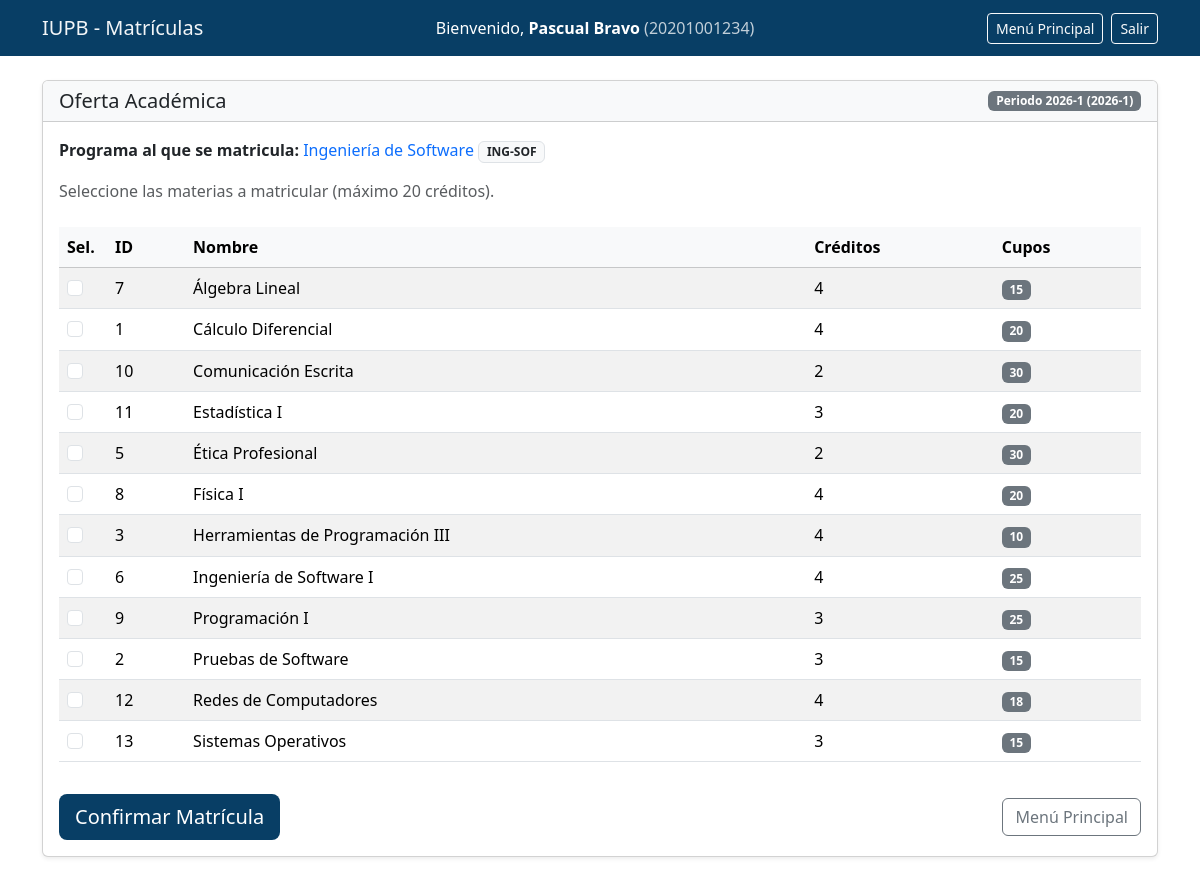
Page /dashboard.php (signed in) on the committed database.
### tables this page shows
CREATE TABLE IF NOT EXISTS periodos_academicos (
    id INT AUTO_INCREMENT PRIMARY KEY,
    codigo VARCHAR(20) NOT NULL,
    anio INT NOT NULL,
    semestre TINYINT NOT NULL,
    fecha_inicio DATE NOT NULL,
    fecha_fin DATE NOT NULL,
    estado ENUM('abierto', 'cerrado') NOT NULL DEFAULT 'abierto',
    UNIQUE KEY uk_periodo (anio, semestre)
);

CREATE TABLE IF NOT EXISTS programas (
    id INT AUTO_INCREMENT PRIMARY KEY,
    codigo VARCHAR(20) NOT NULL UNIQUE,
    nombre VARCHAR(150) NOT NULL
);

CREATE TABLE IF NOT EXISTS materias (
    id INT AUTO_INCREMENT PRIMARY KEY,
    codigo VARCHAR(20) NOT NULL,
    nombre VARCHAR(100) NOT NULL,
    creditos INT NOT NULL,
    cupos INT NOT NULL DEFAULT 0,
    programa_id INT NULL,
    FOREIGN KEY (programa_id) REFERENCES programas(id) ON DELETE SET NULL
);

### dashboard.php (the view, shortened to what this page needs)
<?php
include('db.php');
$estudiante_id = (int)$_SESSION['estudiante_id'];
$programa = null;
$programa_id = null;
$res_prog = mysqli_query($conn, "SELECT p.id, p.codigo, p.nombre FROM programas p INNER JOIN estudiantes e ON e.programa_id = p.id WHERE e.id = $estudiante_id LIMIT 1");
if ($res_prog && $row_prog = mysqli_fetch_assoc($res_prog)) {
    $programa = $row_prog;
    $programa_id = (int)$row_prog['id'];
}
$periodo = null;
$res_periodo = mysqli_query($conn, "SELECT id, codigo, anio, semestre FROM periodos_academicos WHERE estado = 'abierto' LIMIT 1");
if ($res_periodo && $row_p = mysqli_fetch_assoc($res_periodo)) {
    $periodo = $row_p;
}
$programa_cond = $programa_id ? "(materias.programa_id = $programa_id OR materias.programa_id IS NULL)" : "1=1";
$res = mysqli_query($conn, "SELECT * FROM materias WHERE cupos > 0 AND $programa_cond ORDER BY materias.codigo");
?>
<!DOCTYPE html>
<html lang="es">
<head>
    <link href="https://cdn.jsdelivr.net/npm/bootstrap@5.3.8/dist/css/bootstrap.min.css" rel="stylesheet">
</head>
<body>
    <nav class="navbar navbar-expand-lg navbar-dark navbar-iacceso">
        <div class="container">
            <span class="navbar-brand mb-0">IUPB - Matrículas</span>
            <span class="navbar-text text-white me-3">Bienvenido, <strong><?php echo htmlspecialchars($_SESSION['estudiante_nombre'] ?? $_SESSION['user']); ?></strong> <span class="opacity-75">(<?php echo htmlspecialchars($_SESSION['estudiante_codigo'] ?? ''); ?>)</span></span>
            <div class="d-flex gap-2">
                <a class="btn btn-outline-light btn-sm" href="dashboard.php">Menú Principal</a>
                <a class="btn btn-outline-light btn-sm" href="logout.php">Salir</a>
            </div>
        </div>
    </nav>
    <main class="container my-4">
        <?php if (!$periodo) { ?>
            <div class="alert alert-info">No hay periodo académico abierto para matrícula en este momento.</div>
        <?php } else { ?>
        <div class="card shadow-sm">
            <div class="card-header bg-light d-flex justify-content-between align-items-center flex-wrap gap-2">
                <h5 class="mb-0">Oferta Académica</h5>
                <span class="badge bg-secondary">Periodo <?php echo htmlspecialchars($periodo['codigo']); ?> (<?php echo (int)$periodo['anio']; ?>-<?php echo (int)$periodo['semestre']; ?>)</span>
            </div>
            <div class="card-body">
                <?php if ($programa) { ?>
                <p class="mb-3"><strong>Programa al que se matricula:</strong> <span class="text-primary"><?php echo htmlspecialchars($programa['nombre']); ?></span> <span class="badge bg-light text-dark border"><?php echo htmlspecialchars($programa['codigo']); ?></span></p>
                <?php } ?>
                <p class="text-muted mb-4">Seleccione las materias a matricular (máximo 20 créditos).</p>
                <form action="matricular.php" method="POST">
                    <div class="table-responsive">
                        <table class="table table-hover table-striped align-middle">
                            <thead class="table-light">
                                <tr>
                                    <th style="width: 3rem;">Sel.</th>
                                    <th>ID</th>
                                    <th>Nombre</th>
                                    <th>Créditos</th>
                                    <th>Cupos</th>
                                </tr>
                            </thead>
                            <tbody>
                                <?php while($m = mysqli_fetch_assoc($res)) { ?>
                                <tr>
                                    <td>
                                        <input type="checkbox" class="form-check-input" name="materias[]" value="<?php echo (int)$m['id']; ?>">
                                    </td>
                                    <td><?php echo (int)$m['id']; ?></td>
                                    <td><?php echo htmlspecialchars($m['nombre']); ?></td>
                                    <td><?php echo (int)$m['creditos']; ?></td>
                                    <td><span class="badge bg-secondary"><?php echo (int)$m['cupos']; ?></span></td>
                                </tr>
                                <?php } ?>
                            </tbody>
                        </table>
                    </div>
                    <div class="d-flex justify-content-between align-items-center mt-3 flex-wrap gap-2">
                        <button type="submit" class="btn btn-iacceso btn-lg">Confirmar Matrícula</button>
                        <a href="dashboard.php" class="btn btn-outline-secondary">Menú Principal</a>
                    </div>
                </form>
            </div>
        </div>
        <?php } ?>
    </main>
</body>
</html>

### dashboard.php (style rules this page uses)
.navbar-iacceso { background-color: #083e65 !important; }
.navbar-iacceso .navbar-brand, .navbar-iacceso .nav-link { color: rgba(255,255,255,0.95) !important; }
.btn-iacceso { background-color: #083e65; color: white; border: none; }

### rows in the picture
periodos_academicos: codigo "2026-1", anio "2026", semestre "1"
programas: nombre "Ingeniería de Software", codigo "ING-SOF"
materias: id "7", nombre "Álgebra Lineal", creditos "4", cupos "15"
materias: id "1", nombre "Cálculo Diferencial", creditos "4", cupos "20"
materias: id "10", nombre "Comunicación Escrita", creditos "2", cupos "30"
materias: id "11", nombre "Estadística I", creditos "3", cupos "20"
materias: id "5", nombre "Ética Profesional", creditos "2", cupos "30"
materias: id "8", nombre "Física I", creditos "4", cupos "20"
materias: id "3", nombre "Herramientas de Programación III", creditos "4", cupos "10"
materias: id "6", nombre "Ingeniería de Software I", creditos "4", cupos "25"
materias: id "9", nombre "Programación I", creditos "3", cupos "25"
materias: id "2", nombre "Pruebas de Software", creditos "3", cupos "15"
materias: id "12", nombre "Redes de Computadores", creditos "4", cupos "18"
materias: id "13", nombre "Sistemas Operativos", creditos "3", cupos "15"

### other values in the picture
$_SESSION['estudiante_nombre'] "Pascual Bravo"
$_SESSION['estudiante_codigo'] "20201001234"
